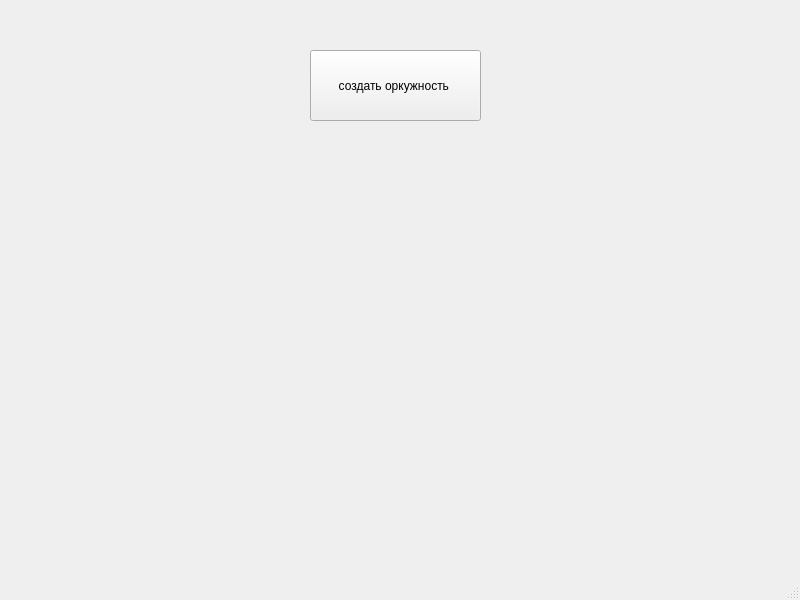
<?xml version="1.0" encoding="UTF-8"?>
<ui version="4.0">
 <class>MainWindow</class>
 <widget class="QMainWindow" name="MainWindow">
  <property name="geometry">
   <rect>
    <x>0</x>
    <y>0</y>
    <width>800</width>
    <height>600</height>
   </rect>
  </property>
  <property name="windowTitle">
   <string>MainWindow</string>
  </property>
  <widget class="QWidget" name="centralwidget">
   <widget class="QPushButton" name="draw_button">
    <property name="geometry">
     <rect>
      <x>310</x>
      <y>50</y>
      <width>171</width>
      <height>71</height>
     </rect>
    </property>
    <property name="text">
     <string>создать оркужность </string>
    </property>
   </widget>
  </widget>
  <widget class="QMenuBar" name="menubar">
   <property name="geometry">
    <rect>
     <x>0</x>
     <y>0</y>
     <width>800</width>
     <height>21</height>
    </rect>
   </property>
  </widget>
  <widget class="QStatusBar" name="statusbar"/>
 </widget>
 <resources/>
 <connections/>
</ui>
